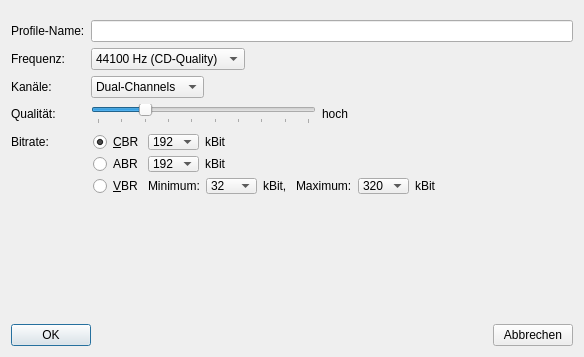
<?xml version="1.0" encoding="UTF-8"?>
<ui version="4.0">
 <class>EditAudioProfile</class>
 <widget class="QDialog" name="EditAudioProfile">
  <property name="geometry">
   <rect>
    <x>0</x>
    <y>0</y>
    <width>584</width>
    <height>357</height>
   </rect>
  </property>
  <property name="windowTitle">
   <string>Edit Audio Profile</string>
  </property>
  <layout class="QVBoxLayout" name="verticalLayout">
   <item>
    <layout class="QFormLayout" name="formLayout">
     <property name="topMargin">
      <number>9</number>
     </property>
     <item row="0" column="0">
      <widget class="QLabel" name="label">
       <property name="text">
        <string>Profile-Name:</string>
       </property>
      </widget>
     </item>
     <item row="0" column="1">
      <widget class="QLineEdit" name="name"/>
     </item>
     <item row="1" column="0">
      <widget class="QLabel" name="label_3">
       <property name="text">
        <string>Frequenz:</string>
       </property>
      </widget>
     </item>
     <item row="1" column="1">
      <layout class="QHBoxLayout" name="horizontalLayout">
       <property name="leftMargin">
        <number>0</number>
       </property>
       <item>
        <widget class="QComboBox" name="frequency">
         <property name="currentIndex">
          <number>1</number>
         </property>
         <item>
          <property name="text">
           <string>32000 Hz</string>
          </property>
         </item>
         <item>
          <property name="text">
           <string>44100 Hz (CD-Quality)</string>
          </property>
         </item>
         <item>
          <property name="text">
           <string>48000 Hz</string>
          </property>
         </item>
        </widget>
       </item>
       <item>
        <spacer>
         <property name="orientation">
          <enum>Qt::Horizontal</enum>
         </property>
         <property name="sizeHint" stdset="0">
          <size>
           <width>40</width>
           <height>20</height>
          </size>
         </property>
        </spacer>
       </item>
      </layout>
     </item>
     <item row="2" column="0">
      <widget class="QLabel" name="label_4">
       <property name="text">
        <string>Kanäle:</string>
       </property>
      </widget>
     </item>
     <item row="2" column="1">
      <layout class="QHBoxLayout" name="horizontalLayout_2">
       <property name="leftMargin">
        <number>0</number>
       </property>
       <item>
        <widget class="QComboBox" name="channels">
         <property name="sizePolicy">
          <sizepolicy hsizetype="Fixed" vsizetype="Fixed">
           <horstretch>0</horstretch>
           <verstretch>0</verstretch>
          </sizepolicy>
         </property>
         <property name="currentIndex">
          <number>1</number>
         </property>
         <item>
          <property name="text">
           <string>Mono</string>
          </property>
         </item>
         <item>
          <property name="text">
           <string>Dual-Channels</string>
          </property>
         </item>
         <item>
          <property name="text">
           <string>Stereo</string>
          </property>
         </item>
         <item>
          <property name="text">
           <string>Joint Stereo</string>
          </property>
         </item>
        </widget>
       </item>
       <item>
        <spacer>
         <property name="orientation">
          <enum>Qt::Horizontal</enum>
         </property>
         <property name="sizeHint" stdset="0">
          <size>
           <width>40</width>
           <height>20</height>
          </size>
         </property>
        </spacer>
       </item>
      </layout>
     </item>
     <item row="3" column="0">
      <widget class="QLabel" name="label_5">
       <property name="text">
        <string>Qualität:</string>
       </property>
      </widget>
     </item>
     <item row="3" column="1">
      <layout class="QHBoxLayout" name="horizontalLayout_3">
       <property name="leftMargin">
        <number>0</number>
       </property>
       <item>
        <widget class="QSlider" name="quality">
         <property name="maximum">
          <number>9</number>
         </property>
         <property name="pageStep">
          <number>1</number>
         </property>
         <property name="value">
          <number>2</number>
         </property>
         <property name="sliderPosition">
          <number>2</number>
         </property>
         <property name="tracking">
          <bool>true</bool>
         </property>
         <property name="orientation">
          <enum>Qt::Horizontal</enum>
         </property>
         <property name="tickPosition">
          <enum>QSlider::TicksBelow</enum>
         </property>
        </widget>
       </item>
       <item>
        <widget class="QLabel" name="labelQuality">
         <property name="sizePolicy">
          <sizepolicy hsizetype="Fixed" vsizetype="Fixed">
           <horstretch>0</horstretch>
           <verstretch>0</verstretch>
          </sizepolicy>
         </property>
         <property name="text">
          <string>hoch</string>
         </property>
        </widget>
       </item>
       <item>
        <spacer>
         <property name="orientation">
          <enum>Qt::Horizontal</enum>
         </property>
         <property name="sizeHint" stdset="0">
          <size>
           <width>40</width>
           <height>20</height>
          </size>
         </property>
        </spacer>
       </item>
      </layout>
     </item>
     <item row="4" column="0">
      <widget class="QLabel" name="label_2">
       <property name="text">
        <string>Bitrate:</string>
       </property>
      </widget>
     </item>
     <item row="4" column="1">
      <layout class="QGridLayout" name="_5">
       <property name="leftMargin">
        <number>2</number>
       </property>
       <property name="topMargin">
        <number>2</number>
       </property>
       <property name="rightMargin">
        <number>2</number>
       </property>
       <property name="bottomMargin">
        <number>2</number>
       </property>
       <property name="spacing">
        <number>2</number>
       </property>
       <item row="0" column="0">
        <widget class="QRadioButton" name="radioButtonCBR">
         <property name="toolTip">
          <string>Konstante Bitrate</string>
         </property>
         <property name="statusTip">
          <string/>
         </property>
         <property name="whatsThis">
          <string/>
         </property>
         <property name="text">
          <string>&amp;CBR</string>
         </property>
         <property name="checked">
          <bool>true</bool>
         </property>
        </widget>
       </item>
       <item row="0" column="1">
        <layout class="QHBoxLayout" name="_6">
         <property name="spacing">
          <number>6</number>
         </property>
         <property name="leftMargin">
          <number>2</number>
         </property>
         <property name="topMargin">
          <number>2</number>
         </property>
         <property name="rightMargin">
          <number>2</number>
         </property>
         <property name="bottomMargin">
          <number>2</number>
         </property>
         <item>
          <widget class="QComboBox" name="BitrateCBR">
           <property name="currentIndex">
            <number>9</number>
           </property>
           <item>
            <property name="text">
             <string>32</string>
            </property>
           </item>
           <item>
            <property name="text">
             <string>40</string>
            </property>
           </item>
           <item>
            <property name="text">
             <string>48</string>
            </property>
           </item>
           <item>
            <property name="text">
             <string>64</string>
            </property>
           </item>
           <item>
            <property name="text">
             <string>80</string>
            </property>
           </item>
           <item>
            <property name="text">
             <string>96</string>
            </property>
           </item>
           <item>
            <property name="text">
             <string>112</string>
            </property>
           </item>
           <item>
            <property name="text">
             <string>128</string>
            </property>
           </item>
           <item>
            <property name="text">
             <string>160</string>
            </property>
           </item>
           <item>
            <property name="text">
             <string>192</string>
            </property>
           </item>
           <item>
            <property name="text">
             <string>224</string>
            </property>
           </item>
           <item>
            <property name="text">
             <string>256</string>
            </property>
           </item>
           <item>
            <property name="text">
             <string>320</string>
            </property>
           </item>
          </widget>
         </item>
         <item>
          <widget class="QLabel" name="labelCBRKbit">
           <property name="text">
            <string>kBit</string>
           </property>
          </widget>
         </item>
         <item>
          <spacer>
           <property name="orientation">
            <enum>Qt::Horizontal</enum>
           </property>
           <property name="sizeHint" stdset="0">
            <size>
             <width>40</width>
             <height>20</height>
            </size>
           </property>
          </spacer>
         </item>
        </layout>
       </item>
       <item row="1" column="1">
        <layout class="QHBoxLayout" name="_7">
         <property name="spacing">
          <number>6</number>
         </property>
         <property name="leftMargin">
          <number>2</number>
         </property>
         <property name="topMargin">
          <number>2</number>
         </property>
         <property name="rightMargin">
          <number>2</number>
         </property>
         <property name="bottomMargin">
          <number>2</number>
         </property>
         <item>
          <widget class="QComboBox" name="BitrateABR">
           <property name="currentIndex">
            <number>9</number>
           </property>
           <item>
            <property name="text">
             <string>32</string>
            </property>
           </item>
           <item>
            <property name="text">
             <string>40</string>
            </property>
           </item>
           <item>
            <property name="text">
             <string>48</string>
            </property>
           </item>
           <item>
            <property name="text">
             <string>64</string>
            </property>
           </item>
           <item>
            <property name="text">
             <string>80</string>
            </property>
           </item>
           <item>
            <property name="text">
             <string>96</string>
            </property>
           </item>
           <item>
            <property name="text">
             <string>112</string>
            </property>
           </item>
           <item>
            <property name="text">
             <string>128</string>
            </property>
           </item>
           <item>
            <property name="text">
             <string>160</string>
            </property>
           </item>
           <item>
            <property name="text">
             <string>192</string>
            </property>
           </item>
           <item>
            <property name="text">
             <string>224</string>
            </property>
           </item>
           <item>
            <property name="text">
             <string>256</string>
            </property>
           </item>
           <item>
            <property name="text">
             <string>320</string>
            </property>
           </item>
          </widget>
         </item>
         <item>
          <widget class="QLabel" name="labelABRKbit">
           <property name="text">
            <string>kBit</string>
           </property>
          </widget>
         </item>
         <item>
          <spacer>
           <property name="orientation">
            <enum>Qt::Horizontal</enum>
           </property>
           <property name="sizeHint" stdset="0">
            <size>
             <width>40</width>
             <height>20</height>
            </size>
           </property>
          </spacer>
         </item>
        </layout>
       </item>
       <item row="1" column="0">
        <widget class="QRadioButton" name="radioButtonABR">
         <property name="toolTip">
          <string comment="Blah">Durchschnittliche Bitrate</string>
         </property>
         <property name="text">
          <string>ABR</string>
         </property>
        </widget>
       </item>
       <item row="2" column="0">
        <widget class="QRadioButton" name="radioButtonVBR">
         <property name="text">
          <string>&amp;VBR</string>
         </property>
        </widget>
       </item>
       <item row="2" column="1">
        <layout class="QHBoxLayout" name="_8">
         <property name="spacing">
          <number>6</number>
         </property>
         <property name="leftMargin">
          <number>2</number>
         </property>
         <property name="topMargin">
          <number>2</number>
         </property>
         <property name="rightMargin">
          <number>2</number>
         </property>
         <property name="bottomMargin">
          <number>2</number>
         </property>
         <item>
          <widget class="QLabel" name="labelVBRminimum1">
           <property name="text">
            <string>Minimum:</string>
           </property>
          </widget>
         </item>
         <item>
          <widget class="QComboBox" name="minBitrate">
           <property name="currentIndex">
            <number>0</number>
           </property>
           <item>
            <property name="text">
             <string>32</string>
            </property>
           </item>
           <item>
            <property name="text">
             <string>40</string>
            </property>
           </item>
           <item>
            <property name="text">
             <string>48</string>
            </property>
           </item>
           <item>
            <property name="text">
             <string>64</string>
            </property>
           </item>
           <item>
            <property name="text">
             <string>80</string>
            </property>
           </item>
           <item>
            <property name="text">
             <string>96</string>
            </property>
           </item>
           <item>
            <property name="text">
             <string>112</string>
            </property>
           </item>
           <item>
            <property name="text">
             <string>128</string>
            </property>
           </item>
           <item>
            <property name="text">
             <string>160</string>
            </property>
           </item>
           <item>
            <property name="text">
             <string>192</string>
            </property>
           </item>
           <item>
            <property name="text">
             <string>224</string>
            </property>
           </item>
           <item>
            <property name="text">
             <string>256</string>
            </property>
           </item>
           <item>
            <property name="text">
             <string>320</string>
            </property>
           </item>
          </widget>
         </item>
         <item>
          <widget class="QLabel" name="labelVBRminimum2">
           <property name="text">
            <string>kBit, </string>
           </property>
          </widget>
         </item>
         <item>
          <widget class="QLabel" name="labelVBRmaximum1">
           <property name="text">
            <string>Maximum:</string>
           </property>
          </widget>
         </item>
         <item>
          <widget class="QComboBox" name="maxBitrate">
           <property name="currentIndex">
            <number>12</number>
           </property>
           <item>
            <property name="text">
             <string>32</string>
            </property>
           </item>
           <item>
            <property name="text">
             <string>40</string>
            </property>
           </item>
           <item>
            <property name="text">
             <string>48</string>
            </property>
           </item>
           <item>
            <property name="text">
             <string>64</string>
            </property>
           </item>
           <item>
            <property name="text">
             <string>80</string>
            </property>
           </item>
           <item>
            <property name="text">
             <string>96</string>
            </property>
           </item>
           <item>
            <property name="text">
             <string>112</string>
            </property>
           </item>
           <item>
            <property name="text">
             <string>128</string>
            </property>
           </item>
           <item>
            <property name="text">
             <string>160</string>
            </property>
           </item>
           <item>
            <property name="text">
             <string>192</string>
            </property>
           </item>
           <item>
            <property name="text">
             <string>224</string>
            </property>
           </item>
           <item>
            <property name="text">
             <string>256</string>
            </property>
           </item>
           <item>
            <property name="text">
             <string>320</string>
            </property>
           </item>
          </widget>
         </item>
         <item>
          <widget class="QLabel" name="labelVBRmaximum2">
           <property name="text">
            <string>kBit</string>
           </property>
          </widget>
         </item>
         <item>
          <spacer>
           <property name="orientation">
            <enum>Qt::Horizontal</enum>
           </property>
           <property name="sizeHint" stdset="0">
            <size>
             <width>40</width>
             <height>20</height>
            </size>
           </property>
          </spacer>
         </item>
        </layout>
       </item>
      </layout>
     </item>
    </layout>
   </item>
   <item>
    <spacer name="verticalSpacer">
     <property name="orientation">
      <enum>Qt::Vertical</enum>
     </property>
     <property name="sizeHint" stdset="0">
      <size>
       <width>20</width>
       <height>19</height>
      </size>
     </property>
    </spacer>
   </item>
   <item>
    <layout class="QHBoxLayout" name="_3">
     <property name="spacing">
      <number>6</number>
     </property>
     <property name="leftMargin">
      <number>0</number>
     </property>
     <property name="topMargin">
      <number>0</number>
     </property>
     <property name="rightMargin">
      <number>0</number>
     </property>
     <property name="bottomMargin">
      <number>0</number>
     </property>
     <item>
      <widget class="QPushButton" name="ButtonOK">
       <property name="text">
        <string>OK</string>
       </property>
       <property name="icon">
        <iconset resource="../../../resource.qrc">
         <normaloff>:/images/resourcen/ok.png</normaloff>:/images/resourcen/ok.png</iconset>
       </property>
       <property name="iconSize">
        <size>
         <width>16</width>
         <height>16</height>
        </size>
       </property>
      </widget>
     </item>
     <item>
      <spacer>
       <property name="orientation">
        <enum>Qt::Horizontal</enum>
       </property>
       <property name="sizeHint" stdset="0">
        <size>
         <width>40</width>
         <height>20</height>
        </size>
       </property>
      </spacer>
     </item>
     <item>
      <widget class="QPushButton" name="ButtonCancel">
       <property name="text">
        <string>Abbrechen</string>
       </property>
       <property name="icon">
        <iconset resource="../../../resource.qrc">
         <normaloff>:/images/resourcen/cancel.png</normaloff>:/images/resourcen/cancel.png</iconset>
       </property>
       <property name="iconSize">
        <size>
         <width>16</width>
         <height>16</height>
        </size>
       </property>
      </widget>
     </item>
    </layout>
   </item>
  </layout>
 </widget>
 <resources>
  <include location="../../../resource.qrc"/>
 </resources>
 <connections/>
</ui>
